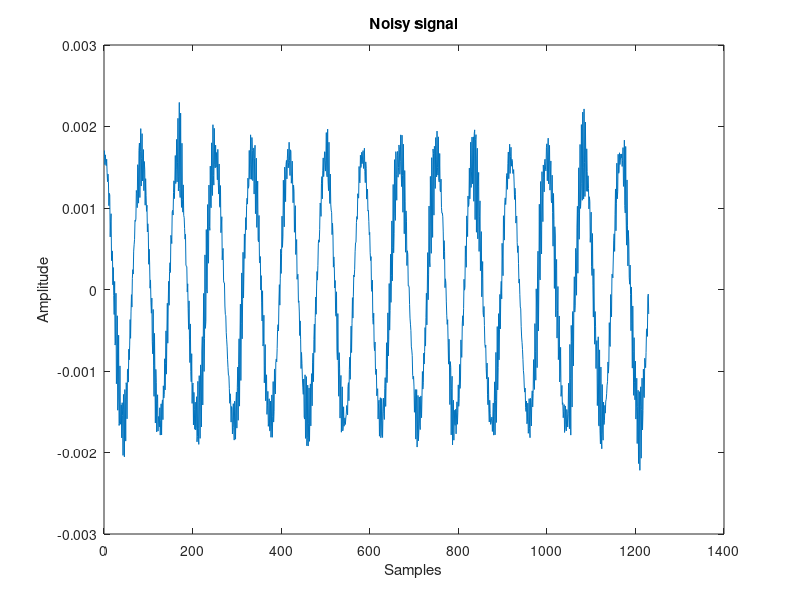
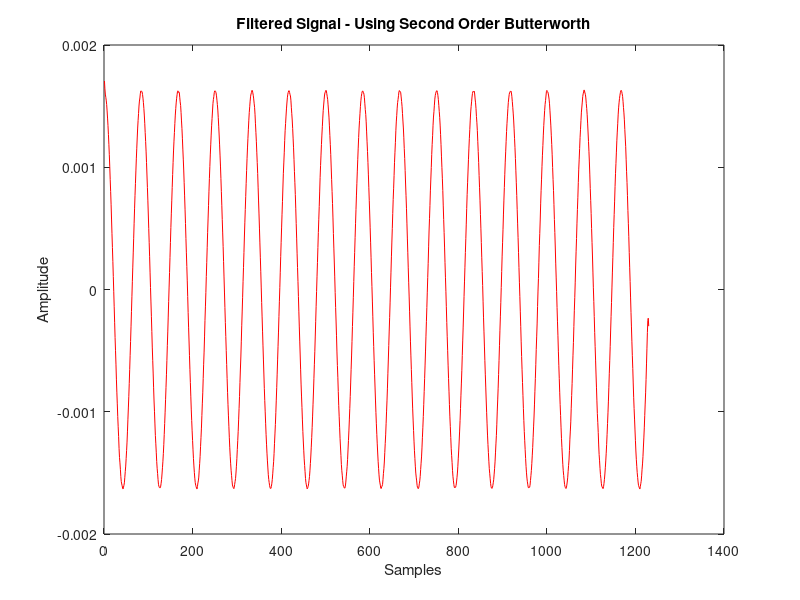
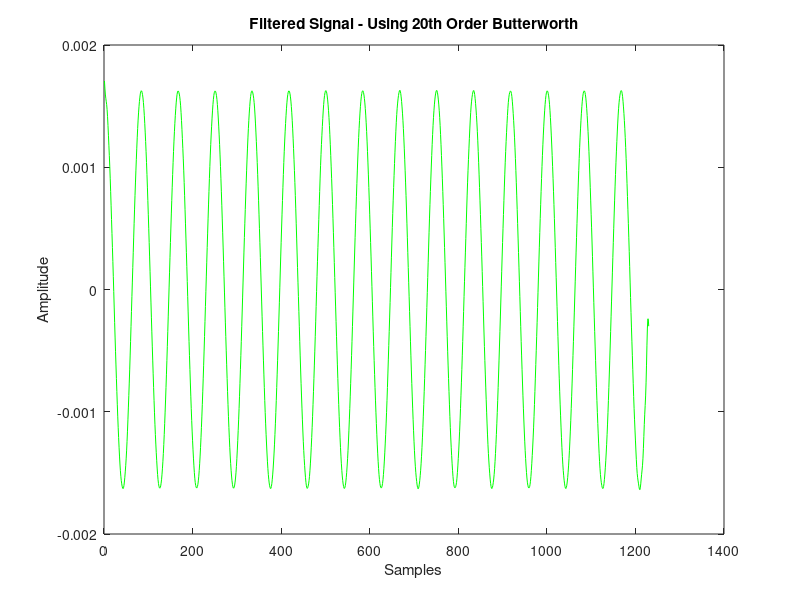
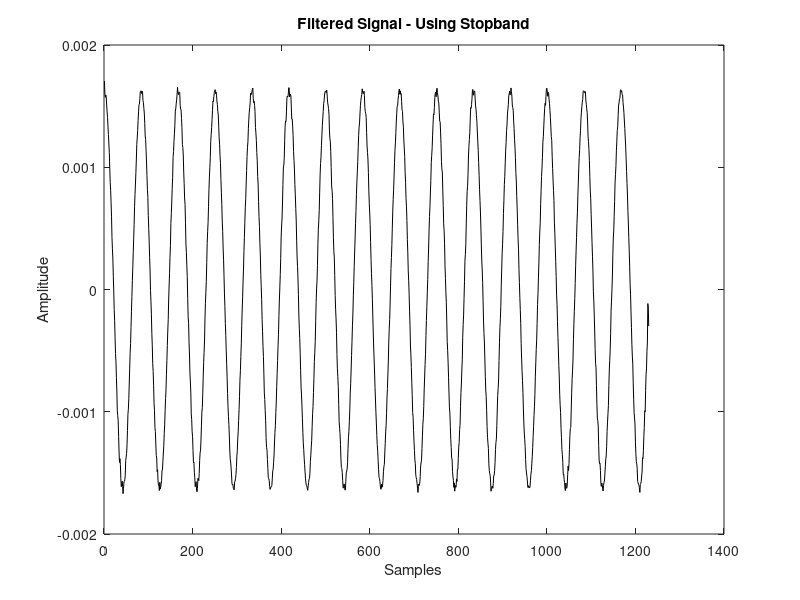

The MATLAB source for these figures, in order:
%generate the noisy signal which will be filtered
x= cos(2*pi*12*[0:0.001:1.23]);
x(end) = [];
[b a] = butter(2,[0.6 0.7],'bandpass');
filtered_noise = filter(b,a,randn(1, length(x)*2));
x = (x + 0.5*filtered_noise(500:500+length(x)-1))/length(x)*2;
% filtering matlab demo
plot(x)
title('Noisy signal')
xlabel('Samples');
ylabel('Amplitude')
 
%plot magnitude spectrum of the signal
X_mags = abs(fft(x));
figure(10)
plot(X_mags)
xlabel('DFT Bins')
ylabel('Magnitude')
 
%plot first half of DFT (normalised frequency)
num_bins = length(X_mags);
plot([0:1/(num_bins/2 -1):1], X_mags(1:num_bins/2))
xlabel('Normalised frequency, f / f_N','FontSize',[16])
ylabel('Magnitude','FontSize',[16])
 
%design a second order filter using a butterworth design technique
% 2 = 2nd order
% 0.3 = cutoff of normalized frequency
% low = lowpass filter
[b a] = butter(2, 0.3, 'low')
 
%Show the signal flow diagram of the filter/system
%this function available from <span class="skimlinks-unlinked">http://dadorran.wordpress.com</span>
%create_signal_flow(b,a) 
 
%plot the frequency response (normalised frequency)
H = freqz(b,a, floor(num_bins/2));
hold on
plot([0:1/(num_bins/2 -1):1], abs(H),'r');
 
%filter the signal using the b and a coefficients obtained from
%the butter filter design function
x_filtered = filtfilt(b,a,x);
 
%plot the filtered signal
figure(2)
plot(x_filtered,'r')
title('Filtered Signal - Using Second Order Butterworth')
xlabel('Samples');
ylabel('Amplitude')
 
%Redesign the filter using a higher order filter
[b2 a2] = butter(20, 0.3, 'low')
 
%Plot the magnitude spectrum and compare with lower order filter
H2 = freqz(b2,a2, floor(num_bins/2));
figure(10)
hold on
plot([0:1/(num_bins/2 -1):1], abs(H2),'g');
 
%filter the noisy signal and plot the result
x_filtered2 = filtfilt(b2,a2,x);
figure(3)
plot(x_filtered2,'g')
title('Filtered Signal - Using 20th Order Butterworth')
xlabel('Samples');
ylabel('Amplitude')
 
%Use a band reject filter in place of a low pass filter
[b_stop a_stop] = butter(20, [0.5 0.8], 'stop');
 
%plot the magnitude spectrum
H_stopband = freqz(b_stop,a_stop, floor(num_bins/2));
figure(10)
hold on
plot([0:1/(num_bins/2 -1):1], abs(H_stopband),'k');
 
%plot filtered signal
x_filtered_stop = filtfilt(b_stop,a_stop,x);
figure(4);
plot(x_filtered_stop,'k')
title('Filtered Signal - Using Stopband')
xlabel('Samples');
ylabel('Amplitude')
 




%Use matlabs built-in buttord function to get the optimum order to meet a specification
[N Wn] = buttord(0.1, 0.5, 5, 40)
 
%use the N and Wn values obtained above to design the filter in the usual way
[b3 a3] = butter(N, Wn, 'low');
 
%plot the magnitude spectrum
H3 = freqz(b3,a3, floor(num_bins/2));
figure(10);
hold on
plot([0:1/(num_bins/2 -1):1], abs(H2),'k');
figure(10)
 
%filter the signal and plot the ouput of the filter
x_filtered3 = filter(b3,a3,x);
figure(5);
plot(x_filtered3,'k')
title(['Filtered Signal - Using ' num2str(N) ' th Order Butterworth'])
xlabel('Samples');
ylabel('Amplitude')




% comparison with other filter design techniques (chebyshev and elliptical)
[b_butter a_butter] = butter(4, 0.2, 'low');
H_butter = freqz(b_butter, a_butter);
 
[b_cheby a_cheby] = cheby1(4, 0.5, 0.2, 'low');
H_cheby = freqz(b_cheby, a_cheby);
 
[b_ellip a_ellip] = ellip(4, 0.5, 40, 0.2, 'low');
H_ellip = freqz(b_ellip, a_ellip);
 
%plot each filter to compare 
figure(11)
norm_freq_axis = [0:1/(512 -1):1];
plot(norm_freq_axis, abs(H_butter))
hold on
plot(norm_freq_axis, abs(H_cheby),'r')
plot(norm_freq_axis, abs(H_ellip),'g')
legend('Butterworth', 'Chebyshev', 'Elliptical')
xlabel('Normalised Frequency');
ylabel('Magnitude')
 
%plot in dB for verification that spec is met
figure(12);
plot(norm_freq_axis, 20*log10(abs(H_butter)))
hold on
plot(norm_freq_axis, 20*log10(abs(H_cheby)),'r')
plot(norm_freq_axis, 20*log10(abs(H_ellip)),'g')
legend('Butterworth', 'Chebyshev', 'Elliptical')
xlabel('Normalised Frequency ');
ylabel('Magnitude (dB)')
